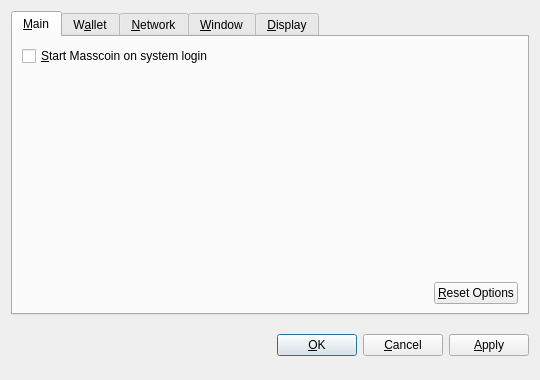
<?xml version="1.0" encoding="UTF-8"?>
<ui version="4.0">
 <class>OptionsDialog</class>
 <widget class="QDialog" name="OptionsDialog">
  <property name="geometry">
   <rect>
    <x>0</x>
    <y>0</y>
    <width>540</width>
    <height>380</height>
   </rect>
  </property>
  <property name="windowTitle">
   <string>Options</string>
  </property>
  <property name="modal">
   <bool>true</bool>
  </property>
  <layout class="QVBoxLayout" name="verticalLayout">
   <item>
    <widget class="QTabWidget" name="tabWidget">
     <property name="tabPosition">
      <enum>QTabWidget::North</enum>
     </property>
     <property name="currentIndex">
      <number>0</number>
     </property>
     <widget class="QWidget" name="tabMain">
      <attribute name="title">
       <string>&amp;Main</string>
      </attribute>
      <layout class="QVBoxLayout" name="verticalLayout_Main">
       <item>
        <widget class="QCheckBox" name="bitcoinAtStartup">
         <property name="toolTip">
          <string>Automatically start Masscoin after logging in to the system.</string>
         </property>
         <property name="text">
          <string>&amp;Start Masscoin on system login</string>
         </property>
        </widget>
       </item>
       <item>
        <spacer name="verticalSpacer_Main">
         <property name="orientation">
          <enum>Qt::Vertical</enum>
         </property>
         <property name="sizeHint" stdset="0">
          <size>
           <width>20</width>
           <height>40</height>
          </size>
         </property>
        </spacer>
       </item>
       <item>
        <layout class="QHBoxLayout" name="horizontalLayout_2_Main">
         <item>
          <spacer name="horizontalSpacer_2_Main">
           <property name="orientation">
            <enum>Qt::Horizontal</enum>
           </property>
           <property name="sizeHint" stdset="0">
            <size>
             <width>40</width>
             <height>20</height>
            </size>
           </property>
          </spacer>
         </item>
         <item>
          <widget class="QPushButton" name="resetButton">
           <property name="toolTip">
            <string>Reset all client options to default.</string>
           </property>
           <property name="text">
            <string>&amp;Reset Options</string>
           </property>
           <property name="autoDefault">
            <bool>false</bool>
           </property>
          </widget>
         </item>
        </layout>
       </item>
      </layout>
     </widget>
     <widget class="QWidget" name="tabWallet">
      <attribute name="title">
       <string>W&amp;allet</string>
      </attribute>
      <layout class="QVBoxLayout" name="verticalLayout_Network">
       <item>
        <widget class="QLabel" name="transactionFeeInfoLabel">
         <property name="text">
          <string>Optional transaction fee per kB that helps make sure your transactions are processed quickly. Most transactions are 1 kB.</string>
         </property>
         <property name="textFormat">
          <enum>Qt::PlainText</enum>
         </property>
         <property name="wordWrap">
          <bool>true</bool>
         </property>
        </widget>
       </item>
       <item>
        <layout class="QHBoxLayout" name="horizontalLayout_1_Main">
         <item>
          <widget class="QLabel" name="transactionFeeLabel">
           <property name="text">
            <string>Pay transaction &amp;fee</string>
           </property>
           <property name="textFormat">
            <enum>Qt::PlainText</enum>
           </property>
           <property name="buddy">
            <cstring>transactionFee</cstring>
           </property>
          </widget>
         </item>
         <item>
          <widget class="BitcoinAmountField" name="transactionFee"/>
         </item>
         <item>
          <spacer name="horizontalSpacer_1_Main">
           <property name="orientation">
            <enum>Qt::Horizontal</enum>
           </property>
           <property name="sizeHint" stdset="0">
            <size>
             <width>40</width>
             <height>20</height>
            </size>
           </property>
          </spacer>
         </item>
        </layout>
       </item>
       <item>
        <widget class="QLabel" name="label">
         <property name="text">
          <string>If you disable the spending of unconfirmed change, the change from a transaction cannot be used until that transaction has at least one confirmation. This also affects how your balance is computed.</string>
         </property>
         <property name="wordWrap">
          <bool>true</bool>
         </property>
        </widget>
       </item>
       <item>
        <widget class="QCheckBox" name="spendZeroConfChange">
         <property name="text">
          <string>Spend unconfirmed change  (experts only)</string>
         </property>
        </widget>
       </item>
       <item>
        <spacer name="verticalSpacer">
         <property name="orientation">
          <enum>Qt::Vertical</enum>
         </property>
         <property name="sizeHint" stdset="0">
          <size>
           <width>20</width>
           <height>40</height>
          </size>
         </property>
        </spacer>
       </item>
      </layout>
     </widget>
     <widget class="QWidget" name="tabNetwork">
      <attribute name="title">
       <string>&amp;Network</string>
      </attribute>
      <layout class="QVBoxLayout" name="verticalLayout_Network">
       <item>
        <widget class="QCheckBox" name="mapPortUpnp">
         <property name="toolTip">
          <string>Automatically open the Masscoin client port on the router. This only works when your router supports UPnP and it is enabled.</string>
         </property>
         <property name="text">
          <string>Map port using &amp;UPnP</string>
         </property>
        </widget>
       </item>
       <item>
        <widget class="QCheckBox" name="connectSocks">
         <property name="toolTip">
          <string>Connect to the Masscoin network through a SOCKS proxy (e.g. when connecting through Tor).</string>
         </property>
         <property name="text">
          <string>&amp;Connect through SOCKS proxy:</string>
         </property>
        </widget>
       </item>
       <item>
        <layout class="QHBoxLayout" name="horizontalLayout_Network">
         <item>
          <widget class="QLabel" name="proxyIpLabel">
           <property name="text">
            <string>Proxy &amp;IP:</string>
           </property>
           <property name="textFormat">
            <enum>Qt::PlainText</enum>
           </property>
           <property name="buddy">
            <cstring>proxyIp</cstring>
           </property>
          </widget>
         </item>
         <item>
          <widget class="QValidatedLineEdit" name="proxyIp">
           <property name="maximumSize">
            <size>
             <width>140</width>
             <height>16777215</height>
            </size>
           </property>
           <property name="toolTip">
            <string>IP address of the proxy (e.g. 127.0.0.1)</string>
           </property>
          </widget>
         </item>
         <item>
          <widget class="QLabel" name="proxyPortLabel">
           <property name="text">
            <string>&amp;Port:</string>
           </property>
           <property name="textFormat">
            <enum>Qt::PlainText</enum>
           </property>
           <property name="buddy">
            <cstring>proxyPort</cstring>
           </property>
          </widget>
         </item>
         <item>
          <widget class="QLineEdit" name="proxyPort">
           <property name="maximumSize">
            <size>
             <width>55</width>
             <height>16777215</height>
            </size>
           </property>
           <property name="toolTip">
            <string>Port of the proxy (e.g. 9050)</string>
           </property>
          </widget>
         </item>
         <item>
          <widget class="QLabel" name="socksVersionLabel">
           <property name="text">
            <string>SOCKS &amp;Version:</string>
           </property>
           <property name="textFormat">
            <enum>Qt::PlainText</enum>
           </property>
           <property name="buddy">
            <cstring>socksVersion</cstring>
           </property>
          </widget>
         </item>
         <item>
          <widget class="QValueComboBox" name="socksVersion">
           <property name="toolTip">
            <string>SOCKS version of the proxy (e.g. 5)</string>
           </property>
          </widget>
         </item>
         <item>
          <spacer name="horizontalSpacer_Network">
           <property name="orientation">
            <enum>Qt::Horizontal</enum>
           </property>
           <property name="sizeHint" stdset="0">
            <size>
             <width>40</width>
             <height>20</height>
            </size>
           </property>
          </spacer>
         </item>
        </layout>
       </item>
       <item>
        <spacer name="verticalSpacer_Network">
         <property name="orientation">
          <enum>Qt::Vertical</enum>
         </property>
         <property name="sizeHint" stdset="0">
          <size>
           <width>20</width>
           <height>40</height>
          </size>
         </property>
        </spacer>
       </item>
      </layout>
     </widget>
     <widget class="QWidget" name="tabWindow">
      <attribute name="title">
       <string>&amp;Window</string>
      </attribute>
      <layout class="QVBoxLayout" name="verticalLayout_Window">
       <item>
        <widget class="QCheckBox" name="minimizeToTray">
         <property name="toolTip">
          <string>Show only a tray icon after minimizing the window.</string>
         </property>
         <property name="text">
          <string>&amp;Minimize to the tray instead of the taskbar</string>
         </property>
        </widget>
       </item>
       <item>
        <widget class="QCheckBox" name="minimizeOnClose">
         <property name="toolTip">
          <string>Minimize instead of exit the application when the window is closed. When this option is enabled, the application will be closed only after selecting Quit in the menu.</string>
         </property>
         <property name="text">
          <string>M&amp;inimize on close</string>
         </property>
        </widget>
       </item>
       <item>
        <spacer name="verticalSpacer_Window">
         <property name="orientation">
          <enum>Qt::Vertical</enum>
         </property>
         <property name="sizeHint" stdset="0">
          <size>
           <width>20</width>
           <height>40</height>
          </size>
         </property>
        </spacer>
       </item>
      </layout>
     </widget>
     <widget class="QWidget" name="tabDisplay">
      <attribute name="title">
       <string>&amp;Display</string>
      </attribute>
      <layout class="QVBoxLayout" name="verticalLayout_Display">
       <item>
        <layout class="QHBoxLayout" name="horizontalLayout_1_Display">
         <item>
          <widget class="QLabel" name="langLabel">
           <property name="text">
            <string>User Interface &amp;language:</string>
           </property>
           <property name="textFormat">
            <enum>Qt::PlainText</enum>
           </property>
           <property name="buddy">
            <cstring>lang</cstring>
           </property>
          </widget>
         </item>
         <item>
          <widget class="QValueComboBox" name="lang">
           <property name="toolTip">
            <string>The user interface language can be set here. This setting will take effect after restarting Masscoin.</string>
           </property>
          </widget>
         </item>
        </layout>
       </item>
       <item>
        <layout class="QHBoxLayout" name="horizontalLayout_2_Display">
         <item>
          <widget class="QLabel" name="unitLabel">
           <property name="text">
            <string>&amp;Unit to show amounts in:</string>
           </property>
           <property name="textFormat">
            <enum>Qt::PlainText</enum>
           </property>
           <property name="buddy">
            <cstring>unit</cstring>
           </property>
          </widget>
         </item>
         <item>
          <widget class="QValueComboBox" name="unit">
           <property name="toolTip">
            <string>Choose the default subdivision unit to show in the interface and when sending coins.</string>
           </property>
          </widget>
         </item>
        </layout>
       </item>
       <item>
        <widget class="QCheckBox" name="displayAddresses">
         <property name="toolTip">
          <string>Whether to show Masscoin addresses in the transaction list or not.</string>
         </property>
         <property name="text">
          <string>&amp;Display addresses in transaction list</string>
         </property>
        </widget>
       </item>
       <item>
        <widget class="QCheckBox" name="coinControlFeatures">
         <property name="toolTip">
          <string>Whether to show coin control features or not.</string>
         </property>
         <property name="text">
          <string>Display coin &amp;control features (experts only!)</string>
         </property>
        </widget>
       </item>
       <item>
        <spacer name="verticalSpacer_Display">
         <property name="orientation">
          <enum>Qt::Vertical</enum>
         </property>
         <property name="sizeHint" stdset="0">
          <size>
           <width>20</width>
           <height>40</height>
          </size>
         </property>
        </spacer>
       </item>
      </layout>
     </widget>
    </widget>
   </item>
   <item>
    <layout class="QHBoxLayout" name="horizontalLayout_Buttons">
     <item>
      <spacer name="horizontalSpacer_1">
       <property name="orientation">
        <enum>Qt::Horizontal</enum>
       </property>
       <property name="sizeHint" stdset="0">
        <size>
         <width>40</width>
         <height>48</height>
        </size>
       </property>
      </spacer>
     </item>
     <item>
      <widget class="QLabel" name="statusLabel">
       <property name="font">
        <font>
         <weight>75</weight>
         <bold>true</bold>
        </font>
       </property>
       <property name="text">
        <string/>
       </property>
       <property name="textFormat">
        <enum>Qt::PlainText</enum>
       </property>
       <property name="wordWrap">
        <bool>true</bool>
       </property>
      </widget>
     </item>
     <item>
      <spacer name="horizontalSpacer_2">
       <property name="orientation">
        <enum>Qt::Horizontal</enum>
       </property>
       <property name="sizeHint" stdset="0">
        <size>
         <width>40</width>
         <height>48</height>
        </size>
       </property>
      </spacer>
     </item>
     <item>
      <widget class="QPushButton" name="okButton">
       <property name="text">
        <string>&amp;OK</string>
       </property>
      </widget>
     </item>
     <item>
      <widget class="QPushButton" name="cancelButton">
       <property name="text">
        <string>&amp;Cancel</string>
       </property>
       <property name="autoDefault">
        <bool>false</bool>
       </property>
      </widget>
     </item>
     <item>
      <widget class="QPushButton" name="applyButton">
       <property name="text">
        <string>&amp;Apply</string>
       </property>
       <property name="autoDefault">
        <bool>false</bool>
       </property>
      </widget>
     </item>
    </layout>
   </item>
  </layout>
 </widget>
 <customwidgets>
  <customwidget>
   <class>BitcoinAmountField</class>
   <extends>QSpinBox</extends>
   <header>bitcoinamountfield.h</header>
  </customwidget>
  <customwidget>
   <class>QValueComboBox</class>
   <extends>QComboBox</extends>
   <header>qvaluecombobox.h</header>
  </customwidget>
  <customwidget>
   <class>QValidatedLineEdit</class>
   <extends>QLineEdit</extends>
   <header>qvalidatedlineedit.h</header>
  </customwidget>
 </customwidgets>
 <resources/>
 <connections/>
</ui>
